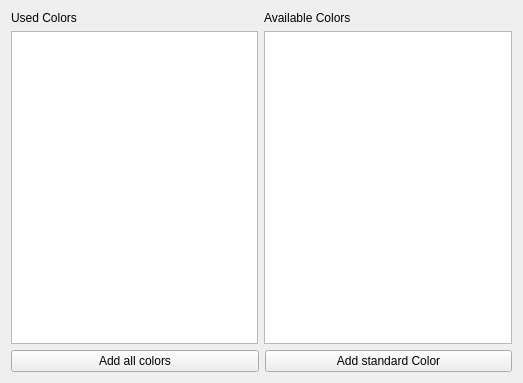
<?xml version="1.0" encoding="UTF-8"?>
<ui version="4.0">
 <class>ColorPicker</class>
 <widget class="QWidget" name="ColorPicker">
  <property name="geometry">
   <rect>
    <x>0</x>
    <y>0</y>
    <width>523</width>
    <height>383</height>
   </rect>
  </property>
  <property name="windowTitle">
   <string>Form</string>
  </property>
  <layout class="QGridLayout" name="gridLayout">
   <item row="0" column="1">
    <widget class="QLabel" name="label">
     <property name="text">
      <string>Used Colors</string>
     </property>
    </widget>
   </item>
   <item row="1" column="1">
    <widget class="QTableWidget" name="tableUsedColors">
     <attribute name="horizontalHeaderVisible">
      <bool>false</bool>
     </attribute>
     <attribute name="horizontalHeaderDefaultSectionSize">
      <number>20</number>
     </attribute>
     <attribute name="horizontalHeaderMinimumSectionSize">
      <number>32</number>
     </attribute>
     <attribute name="verticalHeaderVisible">
      <bool>false</bool>
     </attribute>
     <attribute name="verticalHeaderDefaultSectionSize">
      <number>20</number>
     </attribute>
    </widget>
   </item>
   <item row="0" column="2">
    <widget class="QLabel" name="label_2">
     <property name="text">
      <string>Available Colors</string>
     </property>
    </widget>
   </item>
   <item row="1" column="2">
    <widget class="QTableWidget" name="tableAvailableColors">
     <property name="editTriggers">
      <set>QAbstractItemView::NoEditTriggers</set>
     </property>
     <attribute name="horizontalHeaderVisible">
      <bool>false</bool>
     </attribute>
     <attribute name="horizontalHeaderDefaultSectionSize">
      <number>20</number>
     </attribute>
     <attribute name="verticalHeaderVisible">
      <bool>false</bool>
     </attribute>
     <attribute name="verticalHeaderDefaultSectionSize">
      <number>20</number>
     </attribute>
    </widget>
   </item>
   <item row="2" column="1" colspan="2">
    <layout class="QHBoxLayout" name="horizontalLayout">
     <item>
      <widget class="QPushButton" name="btnAddAllColors">
       <property name="text">
        <string>Add all colors</string>
       </property>
      </widget>
     </item>
     <item>
      <widget class="QPushButton" name="btnAddColor">
       <property name="sizePolicy">
        <sizepolicy hsizetype="Minimum" vsizetype="Fixed">
         <horstretch>0</horstretch>
         <verstretch>0</verstretch>
        </sizepolicy>
       </property>
       <property name="focusPolicy">
        <enum>Qt::StrongFocus</enum>
       </property>
       <property name="text">
        <string>Add standard Color</string>
       </property>
      </widget>
     </item>
    </layout>
   </item>
  </layout>
 </widget>
 <resources/>
 <connections/>
</ui>
